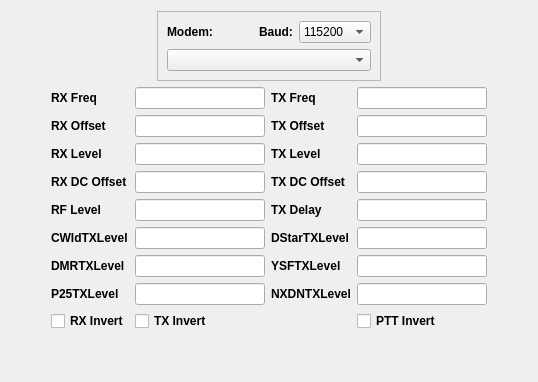
      <widget class="QWidget" name="tab_4">
       <attribute name="title">
        <string>Modem</string>
       </attribute>
       <layout class="QVBoxLayout" name="verticalLayout_16">
        <item>
         <layout class="QHBoxLayout" name="horizontalLayout_7">
          <item>
           <spacer name="horizontalSpacer_3">
            <property name="orientation">
             <enum>Qt::Horizontal</enum>
            </property>
            <property name="sizeHint" stdset="0">
             <size>
              <width>40</width>
              <height>20</height>
             </size>
            </property>
           </spacer>
          </item>
          <item>
           <widget class="QFrame" name="frame_6">
            <property name="frameShape">
             <enum>QFrame::StyledPanel</enum>
            </property>
            <property name="frameShadow">
             <enum>QFrame::Raised</enum>
            </property>
            <layout class="QVBoxLayout" name="verticalLayout_7">
             <item>
              <layout class="QHBoxLayout" name="horizontalLayout_6">
               <item>
                <widget class="QLabel" name="label_16">
                 <property name="font">
                  <font>
                   <bold>true</bold>
                  </font>
                 </property>
                 <property name="text">
                  <string>Modem:</string>
                 </property>
                </widget>
               </item>
               <item>
                <spacer name="horizontalSpacer_2">
                 <property name="orientation">
                  <enum>Qt::Horizontal</enum>
                 </property>
                 <property name="sizeHint" stdset="0">
                  <size>
                   <width>40</width>
                   <height>20</height>
                  </size>
                 </property>
                </spacer>
               </item>
               <item>
                <widget class="QLabel" name="label_31">
                 <property name="font">
                  <font>
                   <bold>true</bold>
                  </font>
                 </property>
                 <property name="text">
                  <string>Baud:</string>
                 </property>
                </widget>
               </item>
               <item>
                <widget class="QComboBox" name="modemBaudCombo">
                 <property name="minimumSize">
                  <size>
                   <width>71</width>
                   <height>0</height>
                  </size>
                 </property>
                 <item>
                  <property name="text">
                   <string>115200</string>
                  </property>
                 </item>
                 <item>
                  <property name="text">
                   <string>460300</string>
                  </property>
                 </item>
                </widget>
               </item>
              </layout>
             </item>
             <item>
              <widget class="QComboBox" name="modemCombo"/>
             </item>
            </layout>
           </widget>
          </item>
          <item>
           <spacer name="horizontalSpacer_4">
            <property name="orientation">
             <enum>Qt::Horizontal</enum>
            </property>
            <property name="sizeHint" stdset="0">
             <size>
              <width>40</width>
              <height>20</height>
             </size>
            </property>
           </spacer>
          </item>
         </layout>
        </item>
        <item>
         <layout class="QHBoxLayout" name="horizontalLayout_8">
          <item>
           <spacer name="horizontalSpacer_5">
            <property name="orientation">
             <enum>Qt::Horizontal</enum>
            </property>
            <property name="sizeHint" stdset="0">
             <size>
              <width>40</width>
              <height>20</height>
             </size>
            </property>
           </spacer>
          </item>
          <item>
           <layout class="QGridLayout" name="gridLayout" columnstretch="0,0,0,0,0,0">
            <item row="0" column="0">
             <widget class="QLabel" name="label_33">
              <property name="font">
               <font>
                <bold>true</bold>
               </font>
              </property>
              <property name="text">
               <string>RX Freq</string>
              </property>
             </widget>
            </item>
            <item row="3" column="3">
             <widget class="QLabel" name="label_43">
              <property name="font">
               <font>
                <bold>true</bold>
               </font>
              </property>
              <property name="text">
               <string>TX DC Offset</string>
              </property>
             </widget>
            </item>
            <item row="3" column="5">
             <widget class="QLineEdit" name="txDcOffsetEdit"/>
            </item>
            <item row="4" column="3">
             <widget class="QLabel" name="label_44">
              <property name="font">
               <font>
                <bold>true</bold>
               </font>
              </property>
              <property name="text">
               <string>TX Delay</string>
              </property>
             </widget>
            </item>
            <item row="1" column="0">
             <widget class="QLabel" name="label_34">
              <property name="font">
               <font>
                <bold>true</bold>
               </font>
              </property>
              <property name="text">
               <string>RX Offset</string>
              </property>
             </widget>
            </item>
            <item row="6" column="5">
             <widget class="QLineEdit" name="ysfTxLevelEdit"/>
            </item>
            <item row="6" column="0">
             <widget class="QLabel" name="label_40">
              <property name="font">
               <font>
                <bold>true</bold>
               </font>
              </property>
              <property name="text">
               <string>DMRTXLevel</string>
              </property>
             </widget>
            </item>
            <item row="1" column="3">
             <widget class="QLabel" name="label_35">
              <property name="font">
               <font>
                <bold>true</bold>
               </font>
              </property>
              <property name="text">
               <string>TX Offset</string>
              </property>
             </widget>
            </item>
            <item row="5" column="0">
             <widget class="QLabel" name="label_39">
              <property name="font">
               <font>
                <bold>true</bold>
               </font>
              </property>
              <property name="text">
               <string>CWIdTXLevel</string>
              </property>
             </widget>
            </item>
            <item row="5" column="5">
             <widget class="QLineEdit" name="dstarTxLevelEdit"/>
            </item>
            <item row="4" column="2">
             <widget class="QLineEdit" name="rfLevelEdit"/>
            </item>
            <item row="0" column="5">
             <widget class="QLineEdit" name="txFreqEdit">
              <property name="minimumSize">
               <size>
                <width>130</width>
                <height>0</height>
               </size>
              </property>
             </widget>
            </item>
            <item row="5" column="2">
             <widget class="QLineEdit" name="cwIdTxLevelEdit"/>
            </item>
            <item row="6" column="3">
             <widget class="QLabel" name="label_46">
              <property name="font">
               <font>
                <bold>true</bold>
               </font>
              </property>
              <property name="text">
               <string>YSFTXLevel</string>
              </property>
             </widget>
            </item>
            <item row="2" column="0">
             <widget class="QLabel" name="label_36">
              <property name="font">
               <font>
                <bold>true</bold>
               </font>
              </property>
              <property name="text">
               <string>RX Level</string>
              </property>
             </widget>
            </item>
            <item row="7" column="2">
             <widget class="QLineEdit" name="p25TxLevelEdit"/>
            </item>
            <item row="7" column="5">
             <widget class="QLineEdit" name="nxdnTxLevelEdit"/>
            </item>
            <item row="2" column="2">
             <widget class="QLineEdit" name="rxLevelEdit"/>
            </item>
            <item row="3" column="2">
             <widget class="QLineEdit" name="rxDcOffsetEdit"/>
            </item>
            <item row="1" column="5">
             <widget class="QLineEdit" name="txOffsetEdit"/>
            </item>
            <item row="6" column="2">
             <widget class="QLineEdit" name="dmrTxLevelEdit"/>
            </item>
            <item row="0" column="2">
             <widget class="QLineEdit" name="rxFreqEdit">
              <property name="minimumSize">
               <size>
                <width>130</width>
                <height>0</height>
               </size>
              </property>
             </widget>
            </item>
            <item row="0" column="3">
             <widget class="QLabel" name="label_32">
              <property name="font">
               <font>
                <bold>true</bold>
               </font>
              </property>
              <property name="text">
               <string>TX Freq</string>
              </property>
             </widget>
            </item>
            <item row="2" column="5">
             <widget class="QLineEdit" name="txLevelEdit"/>
            </item>
            <item row="3" column="0">
             <widget class="QLabel" name="label_37">
              <property name="font">
               <font>
                <bold>true</bold>
               </font>
              </property>
              <property name="text">
               <string>RX DC Offset</string>
              </property>
             </widget>
            </item>
            <item row="7" column="0">
             <widget class="QLabel" name="label_41">
              <property name="font">
               <font>
                <bold>true</bold>
               </font>
              </property>
              <property name="text">
               <string>P25TXLevel</string>
              </property>
             </widget>
            </item>
            <item row="4" column="5">
             <widget class="QLineEdit" name="txDelayEdit"/>
            </item>
            <item row="7" column="3">
             <widget class="QLabel" name="label_47">
              <property name="font">
               <font>
                <bold>true</bold>
               </font>
              </property>
              <property name="text">
               <string>NXDNTXLevel</string>
              </property>
             </widget>
            </item>
            <item row="4" column="0">
             <widget class="QLabel" name="label_38">
              <property name="font">
               <font>
                <bold>true</bold>
               </font>
              </property>
              <property name="text">
               <string>RF Level</string>
              </property>
             </widget>
            </item>
            <item row="2" column="3">
             <widget class="QLabel" name="label_42">
              <property name="font">
               <font>
                <bold>true</bold>
               </font>
              </property>
              <property name="text">
               <string>TX Level</string>
              </property>
             </widget>
            </item>
            <item row="1" column="2">
             <widget class="QLineEdit" name="rxOffsetEdit"/>
            </item>
            <item row="5" column="3">
             <widget class="QLabel" name="label_45">
              <property name="font">
               <font>
                <bold>true</bold>
               </font>
              </property>
              <property name="text">
               <string>DStarTXLevel</string>
              </property>
             </widget>
            </item>
            <item row="8" column="5">
             <widget class="QCheckBox" name="pttInvertCB">
              <property name="font">
               <font>
                <bold>true</bold>
               </font>
              </property>
              <property name="text">
               <string>PTT Invert</string>
              </property>
             </widget>
            </item>
            <item row="8" column="0">
             <widget class="QCheckBox" name="rxInvertCB">
              <property name="font">
               <font>
                <bold>true</bold>
               </font>
              </property>
              <property name="text">
               <string>RX Invert</string>
              </property>
             </widget>
            </item>
            <item row="8" column="2">
             <widget class="QCheckBox" name="txInvertCB">
              <property name="font">
               <font>
                <bold>true</bold>
               </font>
              </property>
              <property name="text">
               <string>TX Invert</string>
              </property>
             </widget>
            </item>
           </layout>
          </item>
          <item>
           <spacer name="horizontalSpacer_6">
            <property name="orientation">
             <enum>Qt::Horizontal</enum>
            </property>
            <property name="sizeHint" stdset="0">
             <size>
              <width>40</width>
              <height>20</height>
             </size>
            </property>
           </spacer>
          </item>
         </layout>
        </item>
        <item>
         <spacer name="verticalSpacer_4">
          <property name="orientation">
           <enum>Qt::Vertical</enum>
          </property>
          <property name="sizeHint" stdset="0">
           <size>
            <width>20</width>
            <height>40</height>
           </size>
          </property>
         </spacer>
        </item>
       </layout>
      </widget>
